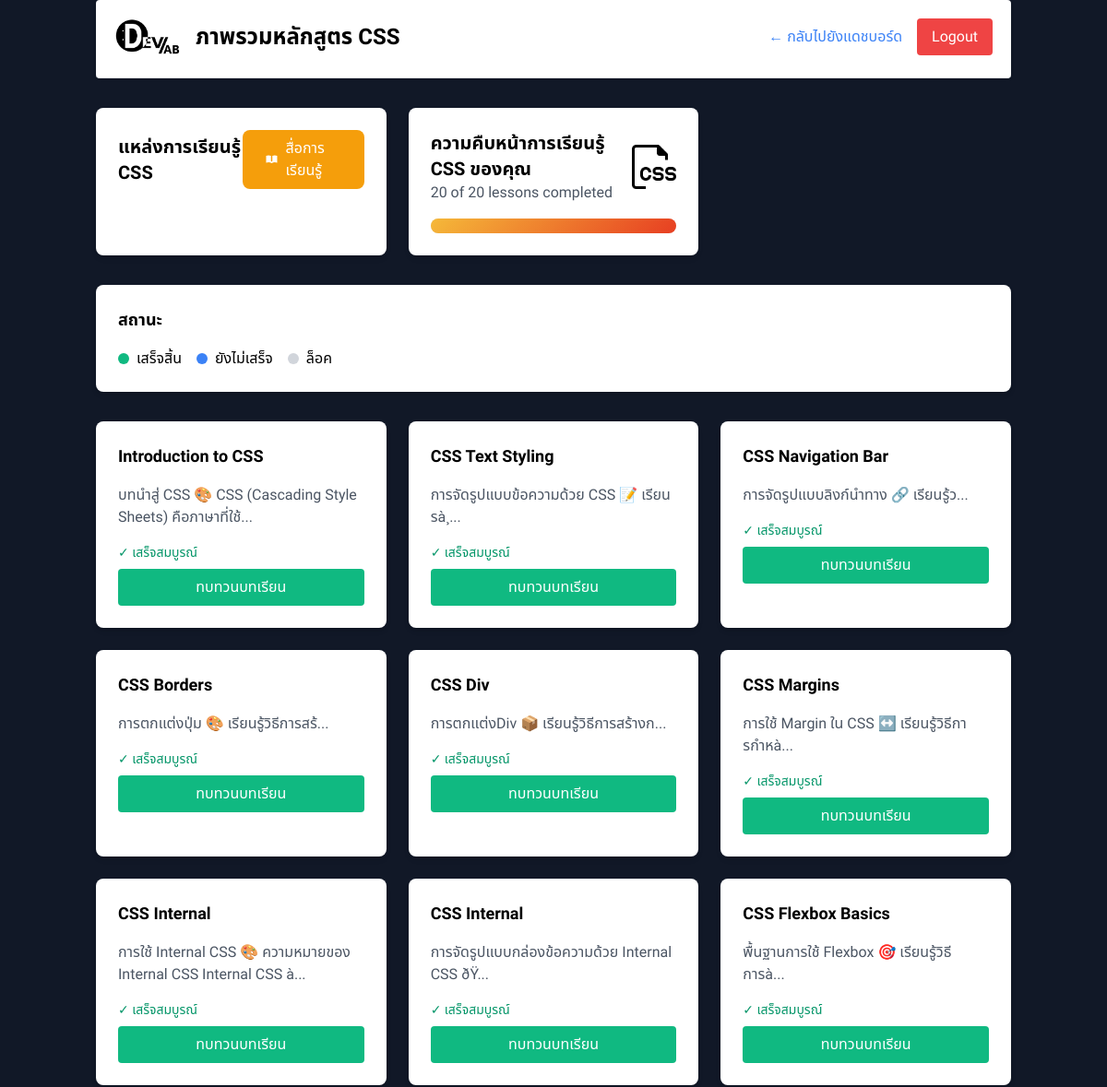
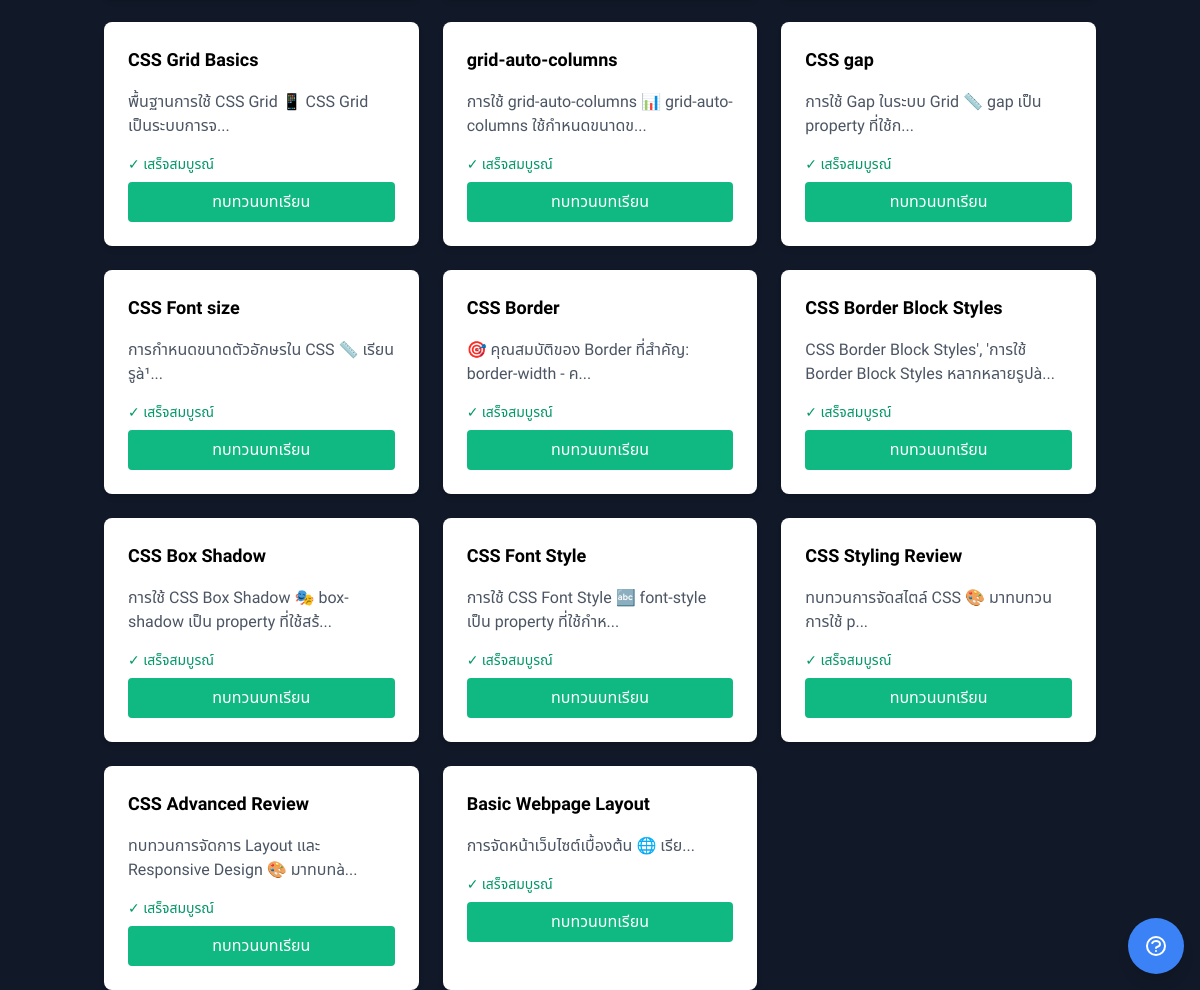
The page /dashboard_css_detail.php (signed in) on the database its author committed (2 pictures, top to bottom).
### tables this page shows
CREATE TABLE `lessons` (
  `id` int(11) NOT NULL,
  `language` varchar(20) NOT NULL,
  `title` varchar(100) NOT NULL,
  `description` text DEFAULT NULL,
  `expected_output` text DEFAULT NULL,
  `hint` text DEFAULT NULL,
  `order_num` int(11) NOT NULL
);

### dashboard_css_detail.php (the view, shortened to what this page needs)
<?php
require_once 'config.php';
$stmt = $pdo->prepare("
    SELECT l.*,
           CASE WHEN p.completed = 1 THEN true ELSE false END as is_completed,
           CASE WHEN prev.completed = 1 OR l.language = 'css' AND l.id = 21 THEN true ELSE false END as is_available
    FROM lessons l
    LEFT JOIN progress p ON l.id = p.lesson_id AND p.user_id = ? AND p.language = l.language
    LEFT JOIN progress prev ON prev.lesson_id = l.id - 1 AND prev.user_id = ? AND prev.language = l.language
    WHERE l.language = 'css'
    ORDER BY l.order_num
");
$stmt->execute([$_SESSION['user_id'], $_SESSION['user_id']]);
$lessons = $stmt->fetchAll(PDO::FETCH_ASSOC);
$completedLessons = array_filter($lessons, function($lesson) {
    return $lesson['is_completed'];
});
$progress = count($completedLessons) / count($lessons) * 100;
?>
<!DOCTYPE html>
<html>
<head>
    <link href="https://cdn.jsdelivr.net/npm/tailwindcss@2.2.19/dist/tailwind.min.css" rel="stylesheet">
</head>
<body class="bg-gray-900">
    <div class="container mx-auto px-4 ">
        <div class="flex justify-between items-center mb-8 pb-6 border-b bg-white shadow p-5 rounded">
            <div class="flex items-center">
            <a href="dashboard.php">
            <img src="img/devlab.png" alt="DevLab Logo" class="h-10 mr-4">
            </a>
                <h1 class="text-2xl font-bold">ภาพรวมหลักสูตร CSS</h1>
            </div>
            <div class="flex items-center gap-4">
                <a href="dashboard.php" class="text-blue-500 hover:underline">← กลับไปยังแดชบอร์ด</a>
                <a href="logout.php" class="bg-red-500 text-white px-4 py-2 rounded hover:bg-red-600">Logout</a>
            </div>
        </div>
        <div class="grid grid-cols-1 md:grid-cols-2 lg:grid-cols-3 gap-6">
    <div class="bg-white p-6 rounded-lg shadow-md mb-8">
        <div class="flex items-center justify-between mb-4">
            <h2 class="text-xl font-semibold">แหล่งการเรียนรู้ CSS</h2>
            <a href="css_Knowledge.php"
               class="bg-yellow-500 hover:bg-yellow-600 text-white px-6 py-2 rounded-lg transition-colors flex items-center gap-2">
                สื่อการเรียนรู้
            </a>
        </div>
    </div>
        <div class="bg-white p-6 rounded-lg shadow-md mb-8">
        <div class="flex items-center justify-between mb-4">
            <div>
                <h2 class="text-xl font-semibold">ความคืบหน้าการเรียนรู้ CSS ของคุณ</h2>
                <p class="text-gray-600">
                    <?php echo count($completedLessons); ?> of <?php echo count($lessons); ?> lessons completed
                </p>
            </div>
            <img src="img/css.png" alt="CSS Logo" class="h-12">
        </div>
        <div class="w-full bg-gray-200 rounded-full h-4">
            <div class="css-gradient h-4 rounded-full transition-all duration-500"
                 style="width: <?php echo $progress; ?>%">
            </div>
        </div>
    </div>
</div>
        <div class="bg-white p-6 rounded-lg shadow-md mb-8">
            <h3 class="text-lg font-semibold mb-4">สถานะ</h3>
            <div class="flex gap-4">
                <div class="flex items-center">
                    <span class="w-3 h-3 bg-green-500 rounded-full mr-2"></span>
                    <span>เสร็จสิ้น</span>
                </div>
                <div class="flex items-center">
                    <span class="w-3 h-3 bg-blue-500 rounded-full mr-2"></span>
                    <span>ยังไม่เสร็จ</span>
                </div>
                <div class="flex items-center">
                    <span class="w-3 h-3 bg-gray-300 rounded-full mr-2"></span>
                    <span>ล็อค</span>
                </div>
            </div>
        </div>
        <div class="grid grid-cols-1 md:grid-cols-2 lg:grid-cols-3 gap-6">
        <?php foreach ($lessons as $lesson): ?>
    <div class="lesson-card bg-white rounded-lg shadow-md overflow-hidden relative <?php echo (!$lesson['is_completed'] && !$lesson['is_available']) ? 'opacity-50' : ''; ?>">
        <div class="p-6">
            <div class="flex justify-between items-start mb-4">
                <h3 class="text-lg font-semibold">
                    <?php echo htmlspecialchars($lesson['title']); ?>
                </h3>
            </div>
            <div class="text-gray-600 mb-4 prose">
                <?php
                $description = strip_tags($lesson['description']);
                echo substr($description, 0, 100) . (strlen($description) > 100 ? '...' : '');
                ?>
            </div>
            <div class="mt-4 space-y-2">
                <?php if ($lesson['is_completed']): ?>
                    <span class="block text-green-600 text-sm mb-2">
                        ✓ เสร็จสมบูรณ์
                    </span>
                <?php endif; ?>
                <?php if ($lesson['is_available']): ?>
                    <?php if ($lesson['is_completed']): ?>
                        <div class="flex gap-2">
                            <a href="css_lesson.php?language=css&lesson=<?php echo $lesson['id']; ?>"
                               class="flex-1 text-center bg-green-500 text-white px-4 py-2 rounded hover:bg-green-600 transition">
                               ทบทวนบทเรียน
                            </a>
                        </div>
                    <?php endif; ?>
                <?php endif; ?>
            </div>
        </div>
    </div>
<?php endforeach; ?>
        </div>
    </div>
    <div class="fixed bottom-4 right-4">
        <button onclick="alert('Need help with PHP? Contact our support team for assistance!')"
                class="bg-blue-500 text-white p-4 rounded-full shadow-lg hover:bg-blue-600 transition-colors">
        </button>
    </div>
</body>
</html>

### dashboard_css_detail.php (style rules this page uses)
:root { --font-thai: 'IBM Plex Sans Thai', 'Noto Sans Thai', sans-serif; --font-english: 'IBM Plex Sans', 'Noto Sans', sans-serif; }
body { font-family: var(--font-thai); }
.lesson-card { transition: all 0.3s ease; }
.css-gradient { background: linear-gradient(135deg,rgb(245, 185, 57) 0%,rgb(231, 63, 34) 100%); }

### rows shown on the page
lessons: title "Introduction to CSS", description "บทนำสู่ CSS 🎨 CSS (Cascading Style Sheets) คือภาษาที่ใช้"
lessons: title "CSS Text Styling", description "การจัดรูปแบบข้อความด้วย CSS 📝 เรียนรà¸"
lessons: title "CSS Navigation Bar", description "การจัดรูปแบบลิงก์นำทาง 🔗 เรียนรู้ว"
lessons: title "CSS Borders", description "การตกแต่งปุ่ม 🎨 เรียนรู้วิธีการสร้"
lessons: title "CSS Div", description "การตกแต่งDiv 📦 เรียนรู้วิธีการสร้างก"
lessons: title "CSS Margins", description "การใช้ Margin ใน CSS ↔️ เรียนรู้วิธีการกำหà"
lessons: title "CSS Internal", description "การใช้ Internal CSS 🎨 ความหมายของ Internal CSS Internal CSS à"
lessons: title "CSS Internal", description "การจัดรูปแบบกล่องข้อความด้วย Internal CSS ðŸ"
lessons: title "CSS Flexbox Basics", description "พื้นฐานการใช้ Flexbox 🎯 เรียนรู้วิธีการà"
lessons: title "CSS Grid Basics", description "พื้นฐานการใช้ CSS Grid 📱 CSS Grid เป็นระบบการจ"
lessons: title "grid-auto-columns", description "การใช้ grid-auto-columns 📊 grid-auto-columns ใช้กำหนดขนาดข"
lessons: title "CSS gap", description "การใช้ Gap ในระบบ Grid 📏 gap เป็น property ที่ใช้ก"
lessons: title "CSS Font size", description "การกำหนดขนาดตัวอักษรใน CSS 📏 เรียนรูà¹"
lessons: title "CSS Border", description "🎯 คุณสมบัติของ Border ที่สำคัญ: border-width - ค"
lessons: title "CSS Border Block Styles", description "CSS Border Block Styles', 'การใช้ Border Block Styles หลากหลายรูปà"
lessons: title "CSS Box Shadow", description "การใช้ CSS Box Shadow 🎭 box-shadow เป็น property ที่ใช้สร้"
lessons: title "CSS Font Style", description "การใช้ CSS Font Style 🔤 font-style เป็น property ที่ใช้กำห"
lessons: title "CSS Styling Review", description "ทบทวนการจัดสไตล์ CSS 🎨 มาทบทวนการใช้ p"
lessons: title "CSS Advanced Review", description "ทบทวนการจัดการ Layout และ Responsive Design 🎨 มาทบทà"
lessons: title "Basic Webpage Layout", description "การจัดหน้าเว็บไซต์เบื้องต้น 🌐 เรีย"

### other values the page prints
count($completedLessons) "20"
count($lessons) "20"
